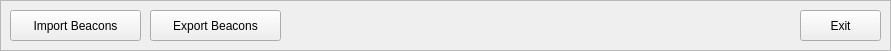
   <widget class="QFrame" name="frMenu">
    <property name="geometry">
     <rect>
      <x>0</x>
      <y>0</y>
      <width>891</width>
      <height>51</height>
     </rect>
    </property>
    <property name="sizePolicy">
     <sizepolicy hsizetype="Preferred" vsizetype="Preferred">
      <horstretch>0</horstretch>
      <verstretch>0</verstretch>
     </sizepolicy>
    </property>
    <property name="frameShape">
     <enum>QFrame::StyledPanel</enum>
    </property>
    <property name="frameShadow">
     <enum>QFrame::Raised</enum>
    </property>
    <widget class="QPushButton" name="btnExit">
     <property name="geometry">
      <rect>
       <x>800</x>
       <y>10</y>
       <width>81</width>
       <height>31</height>
      </rect>
     </property>
     <property name="text">
      <string>Exit</string>
     </property>
    </widget>
    <widget class="QPushButton" name="btnBeaImp">
     <property name="geometry">
      <rect>
       <x>10</x>
       <y>10</y>
       <width>131</width>
       <height>31</height>
      </rect>
     </property>
     <property name="text">
      <string>Import Beacons</string>
     </property>
    </widget>
    <widget class="QPushButton" name="btnBeaExp">
     <property name="geometry">
      <rect>
       <x>150</x>
       <y>10</y>
       <width>131</width>
       <height>31</height>
      </rect>
     </property>
     <property name="text">
      <string>Export Beacons</string>
     </property>
    </widget>
   </widget>
